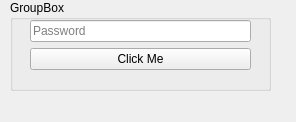
<?xml version="1.0" encoding="UTF-8"?>
<ui version="4.0">
 <class>Form</class>
 <widget class="QWidget" name="Form">
  <property name="geometry">
   <rect>
    <x>0</x>
    <y>0</y>
    <width>296</width>
    <height>122</height>
   </rect>
  </property>
  <property name="windowTitle">
   <string>Form</string>
  </property>
  <widget class="QGroupBox" name="groupBox">
   <property name="geometry">
    <rect>
     <x>10</x>
     <y>0</y>
     <width>261</width>
     <height>91</height>
    </rect>
   </property>
   <property name="title">
    <string>GroupBox</string>
   </property>
   <widget class="QWidget" name="verticalLayoutWidget">
    <property name="geometry">
     <rect>
      <x>20</x>
      <y>20</y>
      <width>221</width>
      <height>51</height>
     </rect>
    </property>
    <layout class="QVBoxLayout" name="verticalLayout">
     <item>
      <widget class="QLineEdit" name="lineEdit">
       <property name="placeholderText">
        <string>Password</string>
       </property>
      </widget>
     </item>
     <item>
      <widget class="QPushButton" name="pushButton">
       <property name="toolTip">
        <string>This is click button</string>
       </property>
       <property name="toolTipDuration">
        <number>4</number>
       </property>
       <property name="text">
        <string>Click Me</string>
       </property>
       <property name="icon">
        <iconset theme="football.png"/>
       </property>
      </widget>
     </item>
    </layout>
   </widget>
  </widget>
 </widget>
 <resources/>
 <connections/>
</ui>
